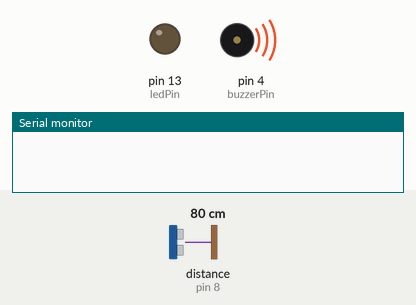
This sketch was run on a simulated Arduino Uno, built with avr-gcc and run on an emulated ATmega328P. On the bench: output pins drawn as LEDs (lit = HIGH), buzzer (waves = sounding), the last lines printed to the serial monitor. Wiring (inferred from the names in the program): ultrasonic range finder: trigger pin 2; echo pin 8. The test bench sets the inputs (shaded band); at power-on: distance to the obstacle (sensor on pin 8) 80 cm. The echo pulse lasts 58.3 µs per cm; pins used as bus, display or sensor lines are not drawn.

Above: at 1.2 s.
1.3 s: distance to the obstacle (sensor on pin 8) set to 12 cm
2.8 s: distance to the obstacle (sensor on pin 8) set to 9 cm
At 3.8 s:
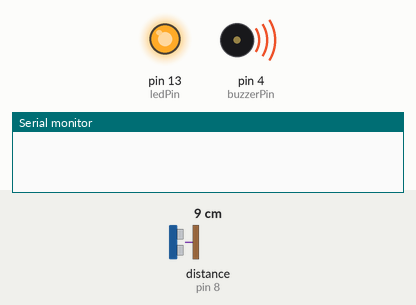
4.5 s: distance to the obstacle (sensor on pin 8) set to 6 cm
At 5.1 s:
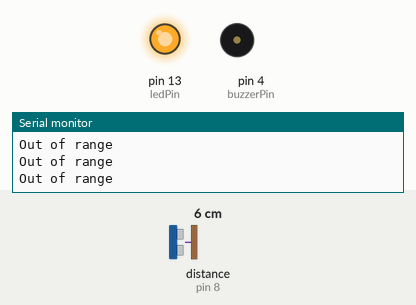
6.0 s: distance to the obstacle (sensor on pin 8) set to 18 cm
At 6.5 s:
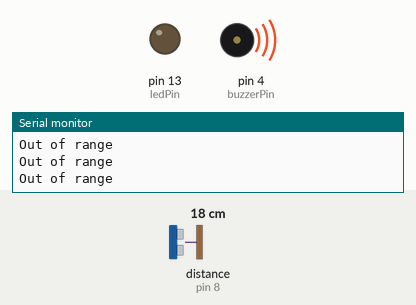
7.5 s: distance to the obstacle (sensor on pin 8) set to 147 cm
9.0 s: distance to the obstacle (sensor on pin 8) set to 153 cm
At 10.3 s:
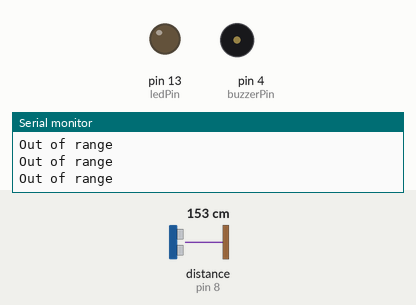
Timing chart, 0 to 11.6 s (numbered marks = the images above; inputs shaded):
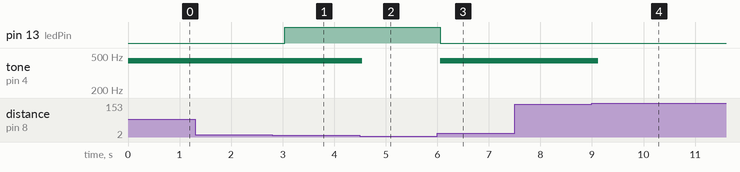

The sketch:

HC_SR04_basic.ino
```cpp
    int trig_HC = 2;
    int echo_HC = 8;
    int read_HC = 0;// digitalRead(echo_HC);
    int ledPin = 13;
    int distance = 0;
    int buzzerPin = 4;

    // Functions declaration
    int HC_SR04();
    void lightUP(int dist, int ledRange);
    void soundUP(int targetPin, int dist);
//    void buzz(int targetPin, long frequency, long time_buzz);


void setup() {  // put your setup code here, to run once:
    // Serial connection
    Serial.begin (9600);

    // Output signal to HC-SR4
    pinMode(trig_HC,OUTPUT);
    // Input signal from HC-SR4
    pinMode(echo_HC,INPUT);

    // Output signal to LED
    pinMode(ledPin,OUTPUT);
}


// ----------------------------------------------------------------------------------------------
// ----------------------------------------------------------------------------------------------
//                                            M A I N     F U N C T I O N
// ----------------------------------------------------------------------------------------------
// ----------------------------------------------------------------------------------------------
void loop() {  // put your main code here, to run repeatedly:

//    digitalWrite(trig_HC,LOW);
//    delayMicroseconds(3);
//    digitalWrite(trig_HC,HIGH);
//    delayMicroseconds(10);
//    digitalWrite(trig_HC,LOW);
//
//    read_HC = digitalRead(echo_HC);
//    digitalWrite (led,!read_HC);
//
//    delay(5);


    distance = HC_SR04();


//    Communicate with the computer...
  if (distance >= 1500 || distance <= 70){
    Serial.println("Out of range");
    noTone(buzzerPin);
  } else {
    lightUP(distance, 100);
    soundUP(buzzerPin, distance);
//    Serial.print(distance);
//    Serial.println(" mm");
  }
  delay(250);

}


// ----------------------------------------------------------------------------------------------
// ----------------------------------------------------------------------------------------------
//                                      O T H E R     F U N C T I O N S
// ----------------------------------------------------------------------------------------------
// ----------------------------------------------------------------------------------------------
int HC_SR04(){
    // Reset previous measurements
   // unsigned long dist;
//    bool control = false;
//    int dist = 0;

//    while (dist > 300 & dist <=0){
        digitalWrite(trig_HC,LOW);
        delayMicroseconds(3);
        // Send 10us pulse to HC-SR04
        digitalWrite(trig_HC,HIGH);
        delayMicroseconds(10);
        digitalWrite(trig_HC,LOW);

        // Time echo signal with timeout 10us
        unsigned long echo_time = pulseIn(echo_HC,HIGH);
        // Calculate distance in mm as: (sound speed 340m/s = 340*1000 mm/s)
    //    int dist = echo_time*340*1000/2;
        int dist = echo_time/5.8;
//        if (dist<4000 & dist>0){
//            control = true;
//        }
//    }
//    Serial.print(dist);

    return dist;

    // We should always listen to HC-SR04
    // IN SETUP we have: digitalRead(echo_HC);
}


void lightUP(int dist, int ledRange=100){
    if (dist <= ledRange){
        digitalWrite(ledPin,HIGH);
    }else{
        digitalWrite(ledPin,LOW);
    }

}


void soundUP(int targetPin, int dist){
    dist = dist/50;
    int freq = dist * 12500 + 100; // distance in mm ==> 1m=1000mm ==> 20kHz
    tone(targetPin, 440);

}


//void buzz(int targetPin, long frequency, long time_buzz){
//
//   long delayValue =  1000000/frequency/2;
//
//   long numCycles = frequency * time_buzz / 1000;
//
//   for (long i=0; i<numCycles; i++){
//      digitalWrite(targetPin,HIGH); // write the buzzer pin high to push out the diaphram
//      delayMicroseconds(delayValue); // wait for the calculated delay value
//      digitalWrite(targetPin,LOW); // write the buzzer pin low to pull back the diaphram
//      delayMicroseconds(delayValue); // wait againf or the calculated delay value
//    }
//
//}
```

Measured:
- the behaviour switches between 11 and 10 cm on distance to the obstacle (sensor on pin 8) (found by bisection; images 0 and 1)
- the behaviour switches between 8 and 7 cm on distance to the obstacle (sensor on pin 8) (found by bisection; images 1 and 2)
- the behaviour switches between 149 and 150 cm on distance to the obstacle (sensor on pin 8) (found by bisection; images 3 and 4)
- after the input at 1.3 s, every drawn part: stays the same
- after the input at 2.8 s, pin 13 (ledPin): LOW → HIGH after 0.24 s
- after the input at 4.5 s, tone on pin 4 (buzzerPin): 440 Hz → silent after 0.05 s
- after the input at 6.0 s, pin 13 (ledPin): HIGH → LOW after 0.05 s; tone on pin 4 (buzzerPin): silent → 440 Hz after 0.05 s
- after the input at 7.5 s, every drawn part: stays the same
- after the input at 9.0 s, tone on pin 4 (buzzerPin): 440 Hz → silent after 0.13 s
